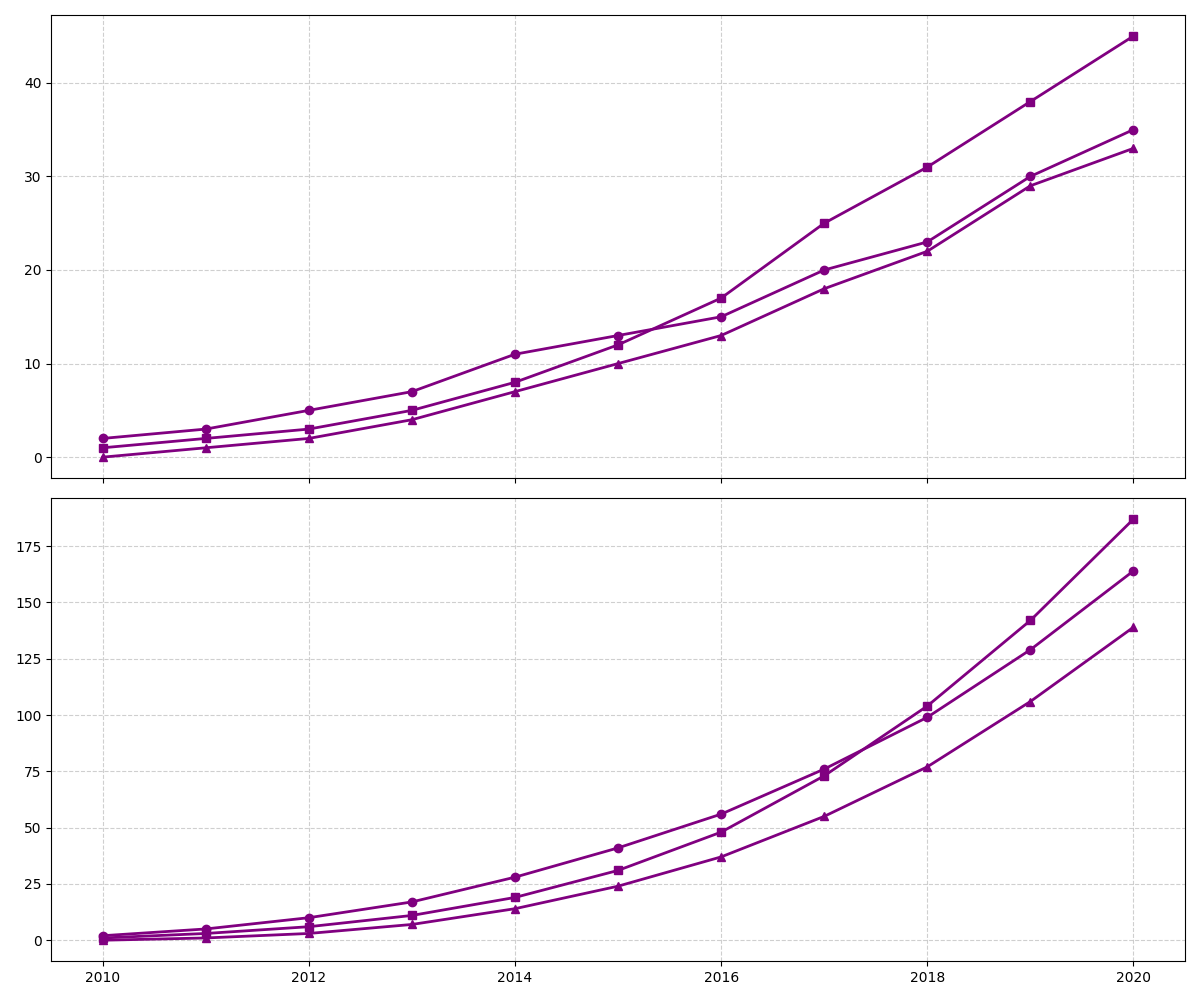

The script that drew this image:
import matplotlib.pyplot as plt
import numpy as np

years = np.arange(2010, 2021)
campaign_A = np.array([2, 3, 5, 7, 11, 13, 15, 20, 23, 30, 35])
campaign_B = np.array([1, 2, 3, 5, 8, 12, 17, 25, 31, 38, 45])
campaign_C = np.array([0, 1, 2, 4, 7, 10, 13, 18, 22, 29, 33])

cumulative_A = np.cumsum(campaign_A)
cumulative_B = np.cumsum(campaign_B)
cumulative_C = np.cumsum(campaign_C)

fig, (ax1, ax2) = plt.subplots(2, 1, figsize=(12, 10), sharex=True)

ax1.plot(years, campaign_A, marker='o', linestyle='-', color='purple', linewidth=2)
ax1.plot(years, campaign_B, marker='s', linestyle='-', color='purple', linewidth=2)
ax1.plot(years, campaign_C, marker='^', linestyle='-', color='purple', linewidth=2)
ax1.grid(True, linestyle='--', alpha=0.6)

ax2.plot(years, cumulative_A, marker='o', linestyle='-', color='purple', linewidth=2)
ax2.plot(years, cumulative_B, marker='s', linestyle='-', color='purple', linewidth=2)
ax2.plot(years, cumulative_C, marker='^', linestyle='-', color='purple', linewidth=2)
ax2.grid(True, linestyle='--', alpha=0.6)

plt.tight_layout()
plt.show()
